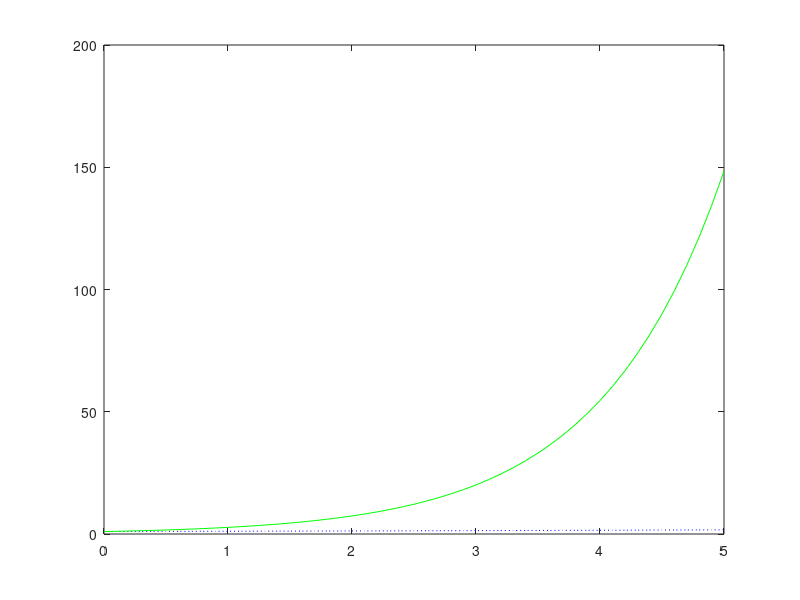

MATLAB code to generate this figure:
clear
fr = @(t)(exp(t));
a = 0; %limite inferior
b = 5; %limite superior
h = .1; %Separacion
t0 = 0;
y0 = 1;
f = @(t,y)(y);
hl = a:h:b; %espacio lineal
k1 = h * f(t0,y0);
k2 = h * f(t0 + h, y0 + k1);
yv = y0 + (h/2) * (k1 + k2);
yn = yv;
for n = 2:length(hl)
    tn = t0+hl(n);
    k1 = h * f(tn,yv);
    k2 = h * f(tn + h, yv + k1);
    yv = yv + (h/2) * (k1 + k2);
    yn = [yn yv];
end
plot(hl, yn, 'b:', hl, fr(hl), 'g')